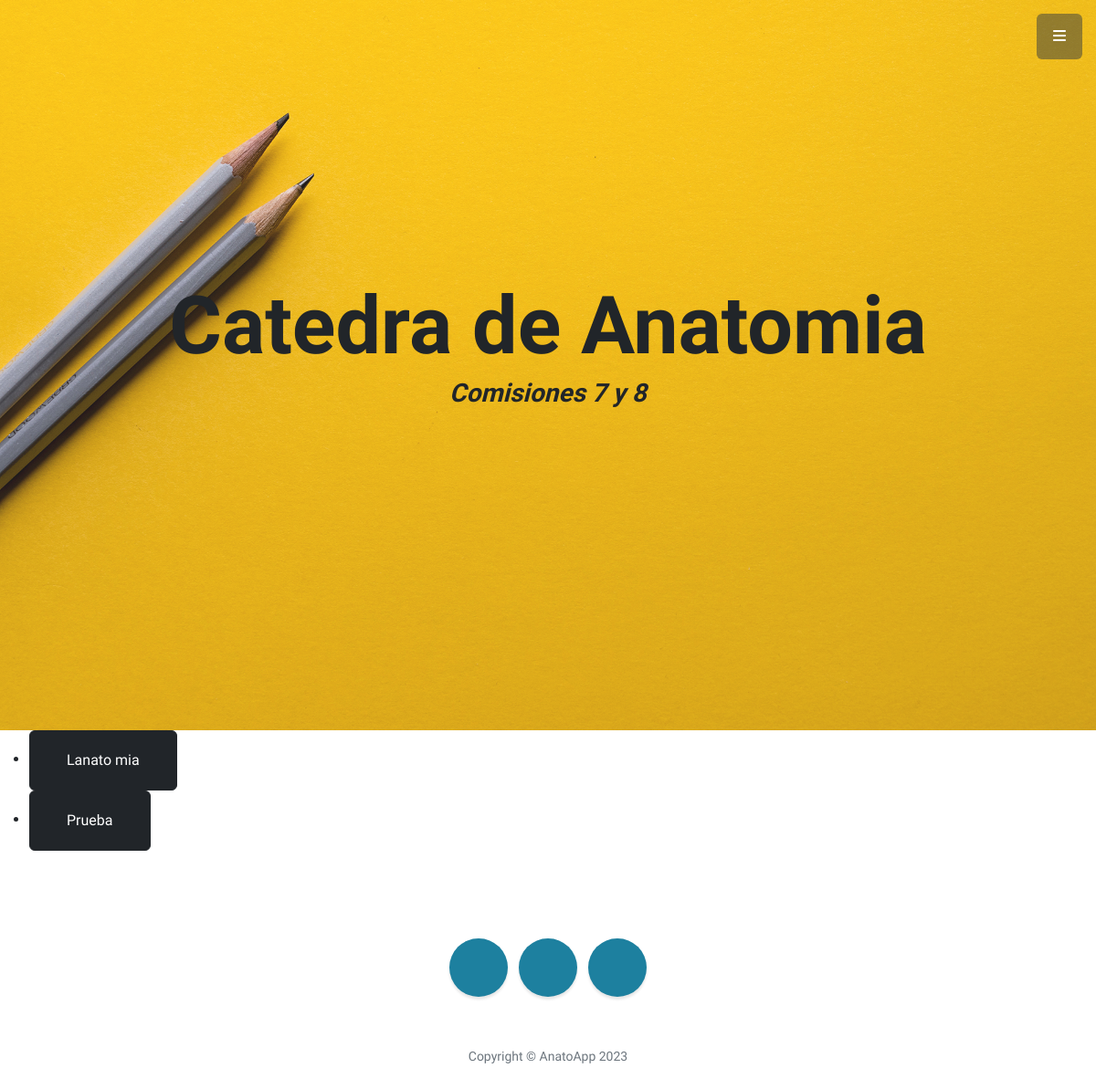
/AnatoApp/verEntradas, run on an earlier commit of the app's database.
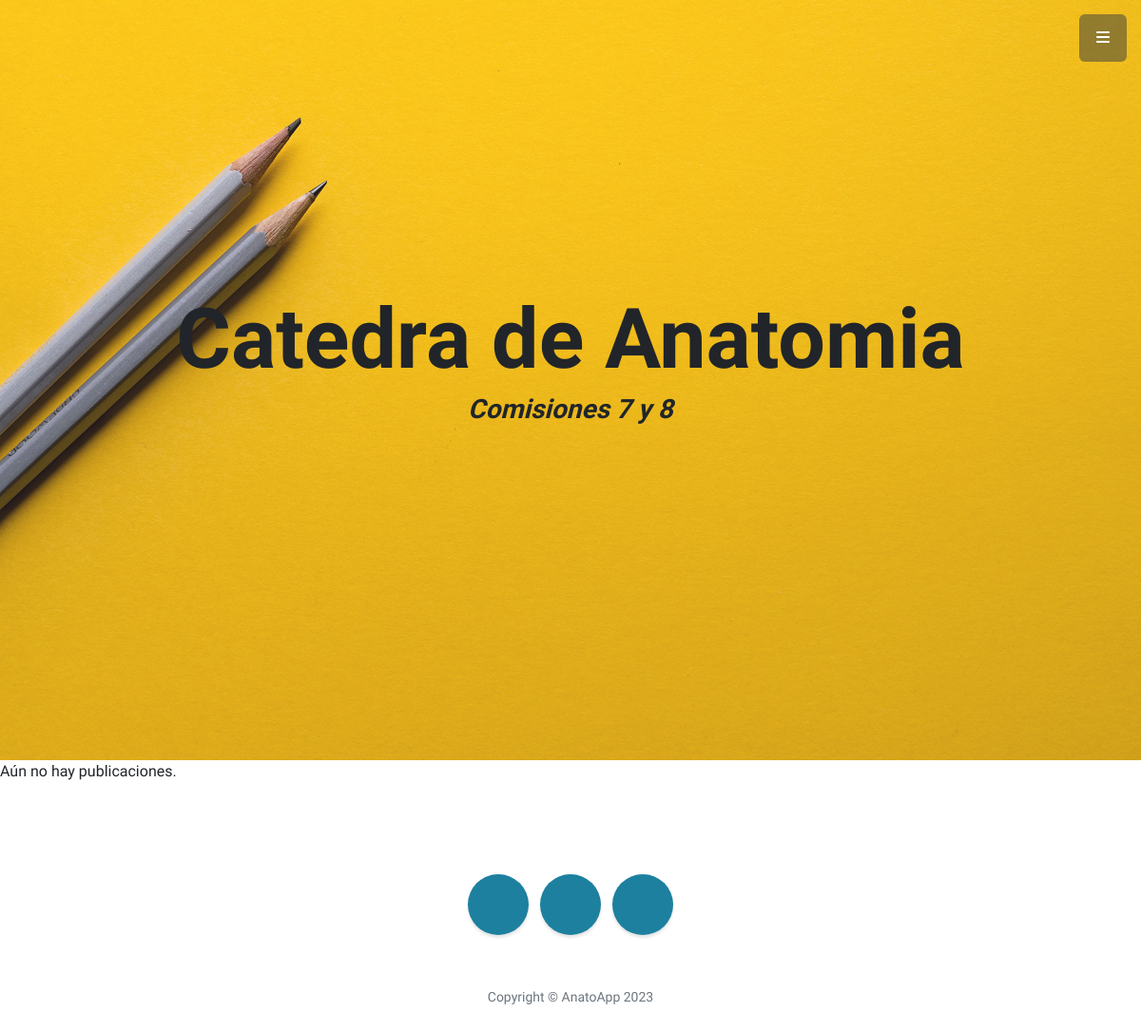
And on a later commit of the database.
### AnatoApp/models.py (models this page shows, shortened)
class Entrada(models.Model):
    titulo = models.CharField(max_length=100)
    subtitulo = models.CharField(max_length=100)
    cuerpo = models.TextField()
    fecha = models.DateField(auto_now_add=True)
    autor = models.ForeignKey(User, on_delete=models.CASCADE)

### AnatoApp/views.py (the view)
# urls.py: path('verEntradas', views.verEntradas, name='VerEntradas'),
def verEntradas(request): #Lista de entrads
    entradas = Entrada.objects.all()
    contexto = {"entradas": entradas}
    return render(request, "AnatoApp/verEntradas.html", contexto)

### AnatoApp/templates/AnatoApp/verEntradas.html
{% extends "AnatoApp/pagina2.html" %}
{% load static %}
{% block Alumnos %}
{% if entradas %}
  <ul>
    {% for entrada in entradas %}
      <li>
        <a class="btn btn-dark btn-xl" href="{% url 'VerEntrada' entrada.id %}">{{ entrada.titulo }}</a>
      </li>
    {% endfor %}
  </ul>
{% else %}
  <p>Aún no hay publicaciones.</p>
{% endif %}
{% endblock %}

What changed in the data, as far as the page shows it:
removed Entrada: titulo "Lanato mia"
removed Entrada: titulo "Prueba"
Also different on the page:
text now shown: "Aún no hay publicaciones."
